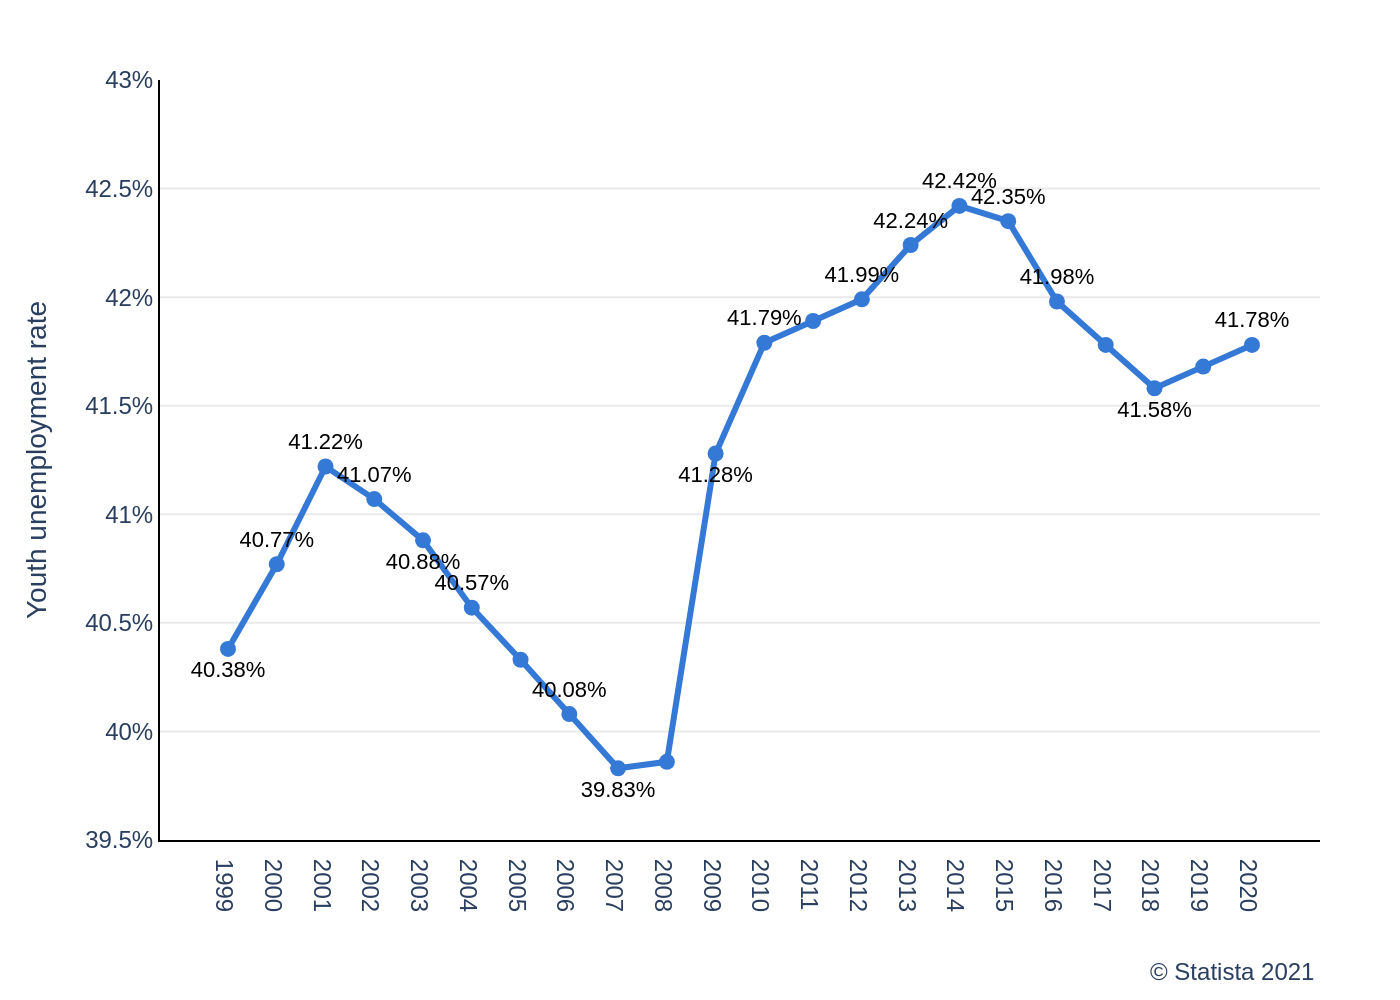

Recreate this plot in Python.
import sys
import json
import pathlib
import plotly.graph_objects as go

if len(sys.argv) != 2:
    print("Usage: python create_chart.py <path_to_json_file>")
    sys.exit(1)

json_path = sys.argv[1]
with open(json_path, 'r', encoding='utf-8') as f:
    chart_data = json.load(f)

data = chart_data['chart_data']
texts = chart_data['texts']
colors = chart_data['colors']

x_vals = [d['x'] for d in data]
y_vals = [d['y'] for d in data]
text_labels = [d['label'] if d['label'] is not None else "" for d in data]
text_positions = [d['position'] if d['position'] is not None else "top center" for d in data]

fig = go.Figure()

fig.add_trace(go.Scatter(
    x=x_vals,
    y=y_vals,
    mode='lines+markers+text',
    line=dict(color=colors['line'], width=3),
    marker=dict(color=colors['line'], size=8),
    text=text_labels,
    textposition=text_positions,
    textfont=dict(
        family="Arial",
        size=11,
        color=colors['text']
    )
))

annotations = []
if texts['source']:
    annotations.append(
        dict(
            xref="paper", yref="paper",
            x=1.0, y=-0.15,
            xanchor="right", yanchor="top",
            text=texts['source'],
            showarrow=False,
            font=dict(family="Arial", size=12)
        )
    )

fig.update_layout(
    font=dict(family="Arial"),
    plot_bgcolor=colors['background'],
    paper_bgcolor=colors['background'],
    showlegend=False,
    xaxis=dict(
        title_text=texts['x_axis_title'],
        tickmode='array',
        tickvals=x_vals,
        ticktext=[str(x) for x in x_vals],
        tickformat='d',
        showgrid=False,
        linecolor='black'
    ),
    yaxis=dict(
        title_text=texts['y_axis_title'],
        range=[39.5, 43],
        dtick=0.5,
        ticksuffix='%',
        gridcolor=colors['grid'],
        linecolor='black'
    ),
    margin=dict(l=80, r=40, t=40, b=80),
    annotations=annotations
)

output_filename = pathlib.Path(json_path).stem + '.png'
fig.write_image(output_filename, scale=2)

print(f"Chart saved as {output_filename}")
